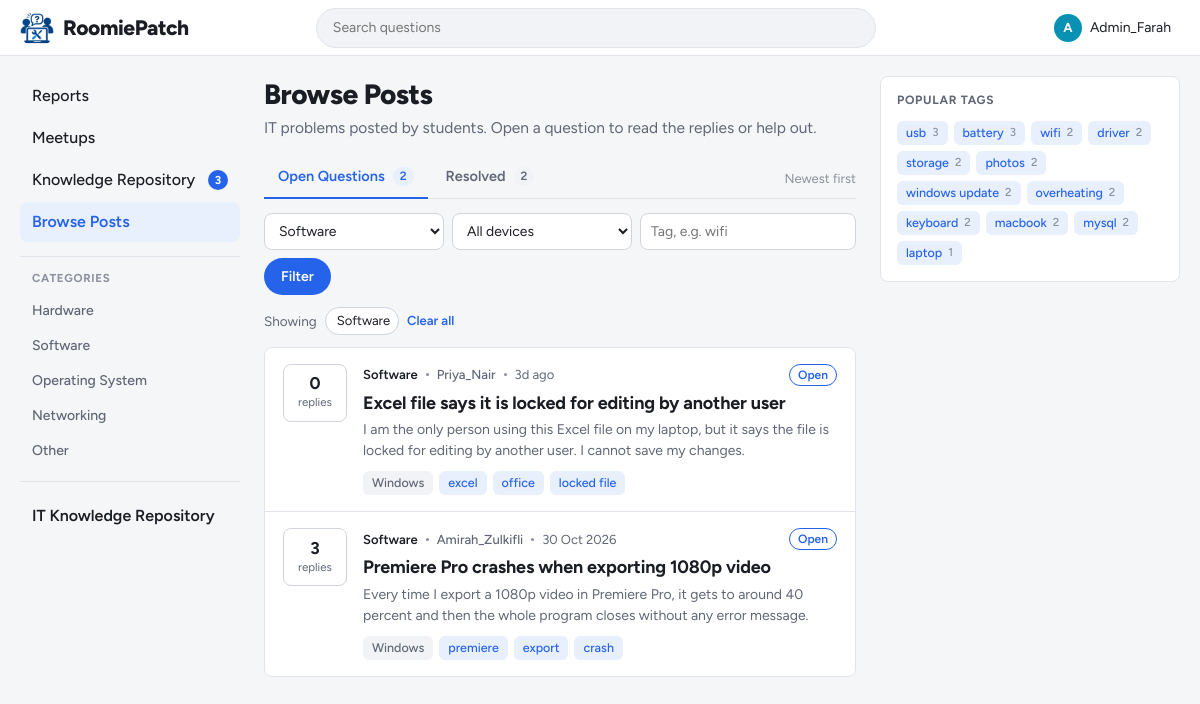
The page /student/browse.php?category=2 (signed in) on the database its author committed.
### tables this page shows
CREATE TABLE categories (
    category_id   INT AUTO_INCREMENT PRIMARY KEY,
    category_name VARCHAR(50) NOT NULL UNIQUE
);

CREATE TABLE posts (
    post_id     INT AUTO_INCREMENT PRIMARY KEY,
    user_id     INT NOT NULL,
    title       VARCHAR(150) NOT NULL,
    description TEXT NOT NULL,
    category_id INT NOT NULL,
    device_os   ENUM('Windows', 'macOS', 'Linux', 'Android', 'iOS', 'Other') NOT NULL,
    tags        VARCHAR(255) NULL,                 
    status      ENUM('Open', 'Resolved') NOT NULL DEFAULT 'Open',
     
     
     
    accepted_reply_id INT NULL,
    resolved_at DATETIME NULL,
    created_at  DATETIME NOT NULL DEFAULT CURRENT_TIMESTAMP,
    KEY idx_posts_resolved_at (resolved_at),
    FOREIGN KEY (user_id) REFERENCES users(user_id) ON DELETE CASCADE,
    FOREIGN KEY (category_id) REFERENCES categories(category_id)
);

CREATE TABLE users (
    user_id   INT AUTO_INCREMENT PRIMARY KEY,
    username  VARCHAR(50)  NOT NULL UNIQUE,
    login_id  VARCHAR(20)  NOT NULL UNIQUE,       
    password  VARCHAR(255) NOT NULL,              
    role      ENUM('student', 'admin') NOT NULL DEFAULT 'student',
     
     
    reputation INT NOT NULL DEFAULT 0,
     
     
    is_certified_technician TINYINT(1) NOT NULL DEFAULT 0,
    bio       TEXT NULL
);

### student/browse.php (the view, shortened to what this page needs)
<?php
$active = 'browse';
include '../includes/header.php';
$status   = get_text('status') === 'resolved' ? 'Resolved' : 'Open';
$q        = get_text('q', 100);
$category = (int) get_text('category');
$device   = in_array(get_text('device'), DEVICE_OPTIONS, true) ? get_text('device') : '';
$tag      = get_text('tag', 50);
$categories = $conn->query('SELECT category_id, category_name FROM categories ORDER BY category_id')->fetch_all(MYSQLI_ASSOC);
$category_name = '';
foreach ($categories as $cat) {
    if ((int) $cat['category_id'] === $category) {
        $category_name = $cat['category_name'];
    }
}
$where  = [];
$types  = '';
$params = [];
if ($category > 0) {
    $where[] = 'p.category_id = ?';
    $types .= 'i';
    $params[] = $category;
}
$recent_resolved_sql = "p.status = 'Resolved' AND p.resolved_at >= NOW() - INTERVAL " . RESOLVED_VISIBLE_DAYS . ' DAY';
$count_sql = "SELECT COALESCE(SUM(p.status = 'Open'), 0) AS open_total,
                     COALESCE(SUM($recent_resolved_sql), 0) AS resolved_total
              FROM posts p"
    . ($where ? ' WHERE ' . implode(' AND ', $where) : '');
$stmt = $conn->prepare($count_sql);
if ($types !== '') {
    $stmt->bind_param($types, ...$params);
}
$stmt->execute();
$row = $stmt->get_result()->fetch_assoc();
$counts = ['Open' => (int) $row['open_total'], 'Resolved' => (int) $row['resolved_total']];
$list_where = array_merge($where, ['p.status = ?']);
$stmt = $conn->prepare(POST_LIST_SQL . ' WHERE ' . implode(' AND ', $list_where) . ' ORDER BY p.created_at DESC');
$stmt->bind_param($types . 's', ...array_merge($params, [$status]));
$stmt->execute();
$posts = $stmt->get_result();
$tag_counts = [];
foreach ($conn->query('SELECT tags FROM posts') as $row) {
    foreach (tag_list($row['tags']) as $t) {
        $key = strtolower($t);
        $tag_counts[$key] = ($tag_counts[$key] ?? 0) + 1;
    }
}
arsort($tag_counts);
$tag_counts = array_slice($tag_counts, 0, 12, true);
function browse_url($changes = [])
{
    global $status, $q, $category, $device, $tag;
    $query = array_merge([
        'status'   => $status === 'Resolved' ? 'resolved' : '',
        'q'        => $q,
        'category' => $category ?: '',
        'device'   => $device,
        'tag'      => $tag,
    ], $changes);
    $query = array_filter($query, function ($value) {
        return $value !== '' && $value !== null;
    });
    return BASE_URL . 'student/browse.php' . ($query ? '?' . http_build_query($query) : '');
}
$has_filters = $q !== '' || $category > 0 || $device !== '' || $tag !== '';
?>
<main class="content">
    <div class="page-head">
        <h1>Browse Posts</h1>
        <p>IT problems posted by students. Open a question to read the replies or help out.</p>
    </div>
    <div class="tabs-row">
        <nav class="tabs" aria-label="Post status">
            <a class="tab<?= $status === 'Open' ? ' active' : '' ?>" href="<?= e(browse_url(['status' => ''])) ?>"
               <?= $status === 'Open' ? 'aria-current="page"' : '' ?>>
                Open Questions <span class="tab-count"><?= $counts['Open'] ?></span>
            </a>
            <a class="tab<?= $status === 'Resolved' ? ' active' : '' ?>" href="<?= e(browse_url(['status' => 'resolved'])) ?>"
               <?= $status === 'Resolved' ? 'aria-current="page"' : '' ?>>
                Resolved <span class="tab-count"><?= $counts['Resolved'] ?></span>
            </a>
        </nav>
        <span class="sort-label"><?= $status === 'Resolved' ? 'Resolved in the last ' . RESOLVED_VISIBLE_DAYS . ' days' : 'Newest first' ?></span>
    </div>
    <form class="filter-bar" action="browse.php" method="get">
        <select class="input input-sm" id="f-category" name="category">
            <?php foreach ($categories as $cat): ?>
                <option value="<?= (int) $cat['category_id'] ?>" <?= (int) $cat['category_id'] === $category ? 'selected' : '' ?>>
                    <?= e($cat['category_name']) ?>
                </option>
            <?php endforeach; ?>
        </select>
        <select class="input input-sm" id="f-device" name="device">
            <option value="">All devices</option>
        </select>
        <input class="input input-sm" type="text" id="f-tag" name="tag" placeholder="Tag, e.g. wifi" value="<?= e($tag) ?>">
        <button type="submit" class="btn btn-primary btn-sm">Filter</button>
    </form>
    <?php if ($has_filters): ?>
        <div class="active-filters">
            <span>Showing</span>
            <?php if ($category > 0): ?>
                <a class="filter-pill" href="<?= e(browse_url(['category' => ''])) ?>" title="Remove category filter">
                    <?= e($category_name) ?> <?= icon('close', 14) ?>
                </a>
            <?php endif; ?>
            <a class="clear-filters" href="<?= e(browse_url(['q' => '', 'category' => '', 'device' => '', 'tag' => ''])) ?>">Clear all</a>
        </div>
    <?php endif; ?>
    <div class="feed">
        <?php if ($posts->num_rows === 0): ?>
            <div class="empty-state">
                <?php if ($has_filters): ?>
                    <strong>No <?= $status === 'Open' ? 'open' : 'resolved' ?> questions match</strong>
                    Try removing a filter or searching for something else.
                <?php elseif ($status === 'Open'): ?>
                    <strong>No open questions</strong>
                    Every question has been resolved. Nice work, everyone.
                <?php else: ?>
                    <strong>No recently resolved questions</strong>
                    Questions appear here for <?= RESOLVED_VISIBLE_DAYS ?> days after the author marks a reply as resolved.
                    Approved solutions are kept in the <a href="<?= BASE_URL ?>student/repository.php">IT Knowledge Repository</a>.
                <?php endif; ?>
            </div>
        <?php else: ?>
            <?php while ($post = $posts->fetch_assoc()): ?>
                <?php include '../includes/post_card.php'; ?>
            <?php endwhile; ?>
        <?php endif; ?>
    </div>
</main>
<aside class="rail">
    <section class="rail-box">
        <h2>Popular tags</h2>
        <?php if (!$tag_counts): ?>
            <p>No tags yet.</p>
        <?php else: ?>
            <div class="tag-cloud">
                <?php foreach ($tag_counts as $name => $total): ?>
                    <a class="chip<?= strcasecmp($name, $tag) === 0 ? ' chip-active' : '' ?>" href="<?= e(browse_url(['tag' => $name])) ?>">
                        <?= e($name) ?><span class="chip-count"><?= $total ?></span>
                    </a>
                <?php endforeach; ?>
            </div>
        <?php endif; ?>
    </section>
</aside>
<?php include '../includes/footer.php'; ?>

### includes/sidebar.php (shortened to what this page needs)
<?php
function nav_link($key, $href, $icon_name, $label, $active, $badge = null)
{
    $class = $key === $active ? 'nav-link active' : 'nav-link';
    $current = $key === $active ? ' aria-current="page"' : '';
    $badge_html = '';
    if ($badge !== null) {
        $badge_html = '<span class="nav-badge" data-badge="' . $key . '"' . ($badge > 0 ? '' : ' hidden') . '>'
            . ($badge > 99 ? '99+' : $badge) . '</span>';
    }
    return '<a class="' . $class . '" href="' . BASE_URL . $href . '"' . $current . '>'
        . icon($icon_name) . '<span>' . e($label) . '</span>' . $badge_html . '</a>';
}
?>
<nav class="sidebar" aria-label="Main">
    <?php if ($is_admin): ?>
        <div class="nav-group">
            <?= nav_link('reports', 'admin/dashboard.php', 'flag', 'Reports', $active) ?>
            <?= nav_link('meetups', 'admin/meetups.php', 'meetup', 'Meetups', $active) ?>
            <?php $repo_pending = (int) $conn->query("SELECT COUNT(*) FROM repository_entries WHERE status = 'Pending'")->fetch_row()[0]; ?>
            <?= nav_link('repository_admin', 'admin/repository.php', 'book', 'Knowledge Repository', $active, $repo_pending) ?>
            <?= nav_link('browse', 'student/browse.php', 'list', 'Browse Posts', $active) ?>
        </div>
    <?php endif; ?>
    <div class="nav-group">
        <h2 class="nav-heading">Categories</h2>
        <?php
        $categories = $conn->query('SELECT category_id, category_name FROM categories ORDER BY category_id');
        while ($cat = $categories->fetch_assoc()):
        ?>
            <a class="nav-link nav-link-plain" href="<?= BASE_URL ?>student/browse.php?category=<?= (int) $cat['category_id'] ?>">
                <?= e($cat['category_name']) ?>
            </a>
        <?php endwhile; ?>
    </div>
    <div class="nav-group nav-group-repo">
        <?= nav_link('repository', 'student/repository.php', 'book', 'IT Knowledge Repository', $active) ?>
    </div>
</nav>

### includes/post_card.php (shortened to what this page needs)
<?php
$is_resolved = $post['status'] === 'Resolved';
$post_link = BASE_URL . 'student/post.php?id=' . (int) $post['post_id'];
$profile_link = BASE_URL . 'student/profile.php?id=' . (int) $post['user_id'];
$replies_label = $post['reply_count'] == 1 ? 'reply' : 'replies';
?>
<article class="post-card<?= $is_resolved ? ' is-resolved' : '' ?>">
    <div class="post-stat<?= $is_resolved ? ' resolved' : '' ?>"
         title="<?= $is_resolved ? 'Resolved' : 'Open' ?>, <?= (int) $post['reply_count'] ?> <?= $replies_label ?>">
        <span class="post-stat-count"><?= (int) $post['reply_count'] ?></span>
        <span class="post-stat-label"><?= $replies_label ?></span>
    </div>
    <div class="post-body">
        <div class="post-meta">
            <span class="post-category"><?= e($post['category_name']) ?></span>
            <span class="dot" aria-hidden="true"></span>
            <a class="post-author" href="<?= $profile_link ?>"><?= e($post['username']) ?></a>
            <span class="dot" aria-hidden="true"></span>
            <time datetime="<?= e($post['created_at']) ?>"><?= e(time_ago($post['created_at'])) ?></time>
            <?php if ($is_resolved): ?>
                <span class="status-badge resolved"><?= icon('check', 14) ?>Resolved</span>
            <?php else: ?>
                <span class="status-badge open">Open</span>
            <?php endif; ?>
        </div>
        <h3 class="post-title"><a href="<?= $post_link ?>"><?= e($post['title']) ?></a></h3>
        <p class="post-excerpt"><?= e(excerpt($post['description'])) ?></p>
        <div class="post-footer">
            <span class="chip chip-device"><?= e($post['device_os']) ?></span>
            <?php foreach (tag_list($post['tags']) as $card_tag): ?>
                <a class="chip" href="<?= BASE_URL ?>student/browse.php?tag=<?= urlencode($card_tag) ?>"><?= e($card_tag) ?></a>
            <?php endforeach; ?>
        </div>
    </div>
</article>

### rows shown on the page
categories: category_name "Hardware"
categories: category_name "Software"
categories: category_name "Operating System"
categories: category_name "Networking"
categories: category_name "Other"
posts: reply_count "0", replies_label "replies", category.category_name "Software", user.username "Priya_Nair", created_at "3d ago", status "Open", title "Excel file says it is locked for editing by another user", description "I am the only person using this Excel file on my laptop, but it says the file is locked for editing by another user. I cannot save my changes.", device_os "Windows", tags "excel", tags "office", tags "locked file"
posts: reply_count "3", replies_label "replies", category.category_name "Software", user.username "Amirah_Zulkifli", created_at "30 Oct 2026", status "Open", title "Premiere Pro crashes when exporting 1080p video", description "Every time I export a 1080p video in Premiere Pro, it gets to around 40 percent and then the whole program closes without any error message.", device_os "Windows", tags "premiere", tags "export", tags "crash"

### other values the page prints
$letter "A"
$_SESSION['username'] "Admin_Farah"
$label "Reports Meetups Knowledge Repository Browse Posts IT Knowledge Repository"
$badge "3"
$counts['Open'] "2"
$counts['Resolved'] "2"
$name "usb"
$total "3"
$name "battery"
$name "wifi"
$total "2"
$name "driver"
$name "storage"
$name "photos"
$name "windows update"
